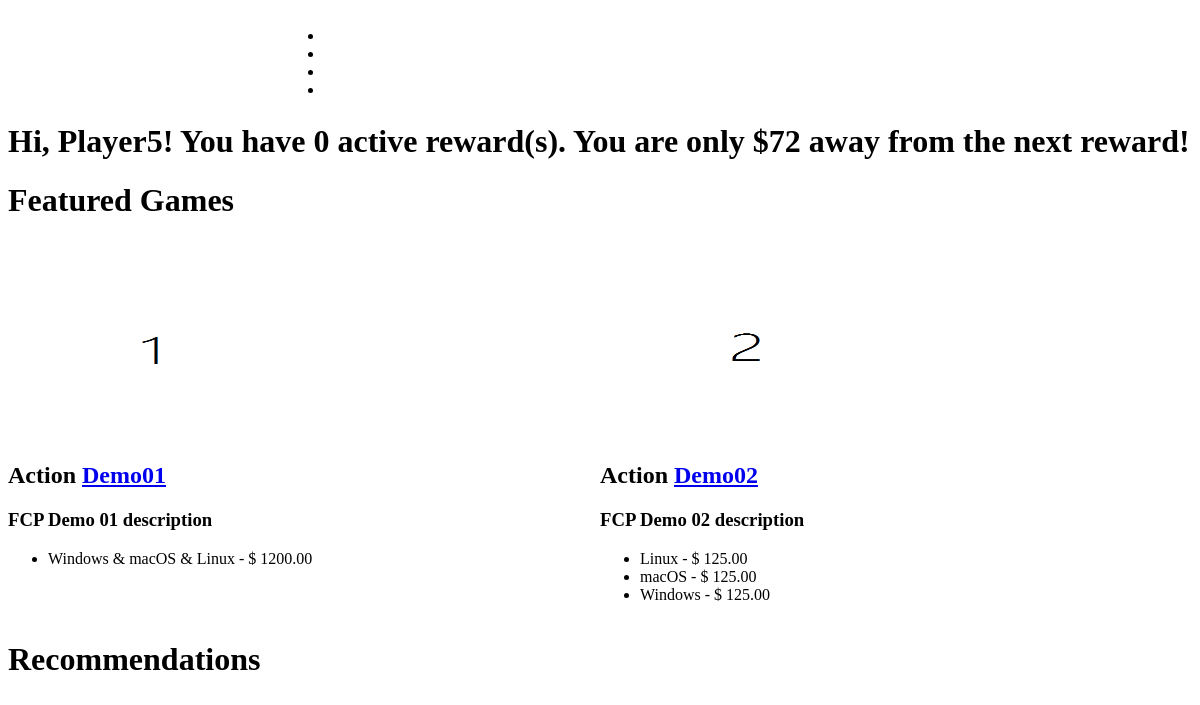
The app's page / (signed in), older data.
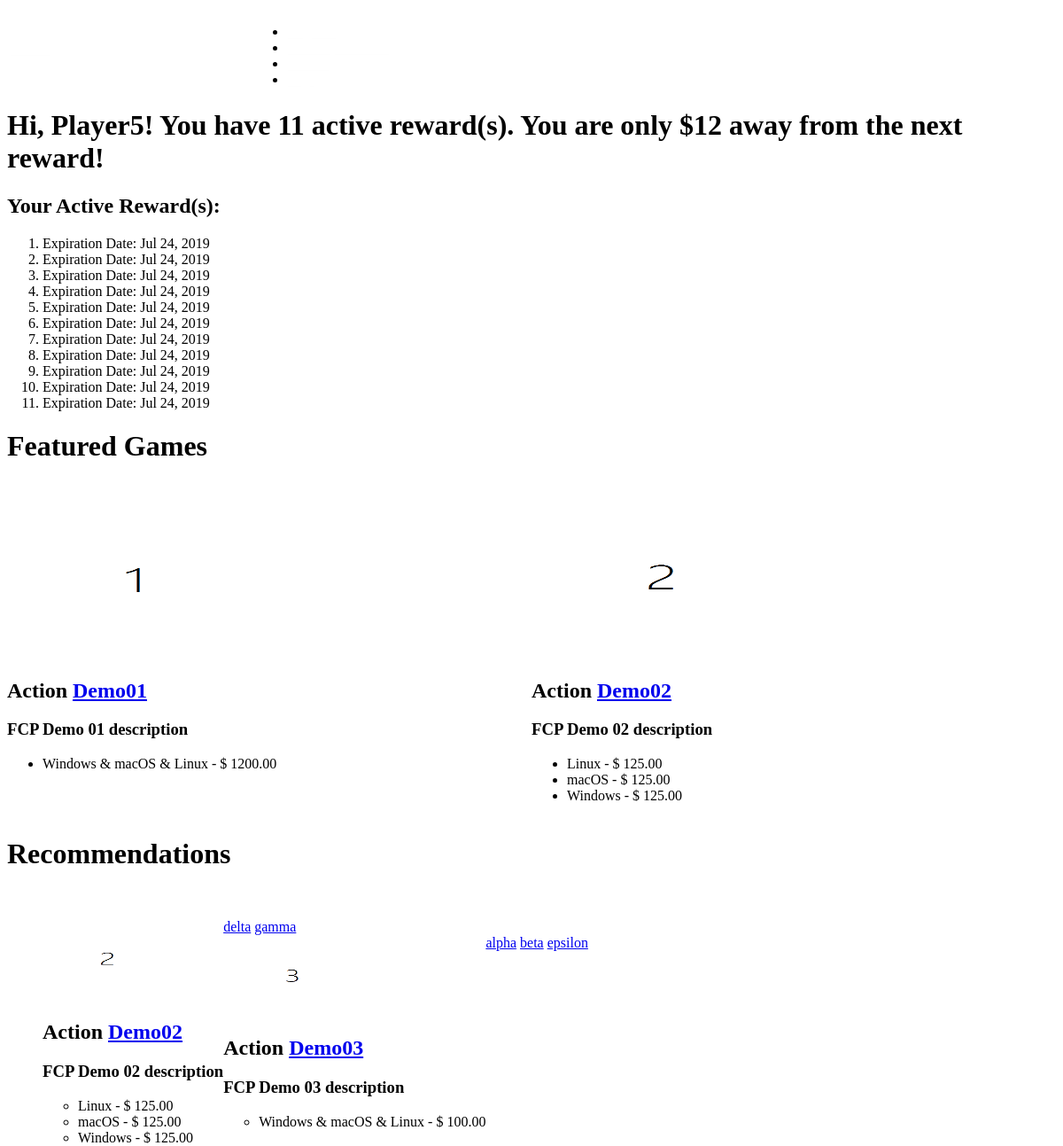
The same page, newer data.
### member/models.py (models this page shows, shortened)
class Member(models.Model):
    user = models.OneToOneField(User, on_delete=models.CASCADE, related_name='member')
    nickname = models.CharField(max_length=100)
    avatar = models.ImageField(upload_to='images/avatars', default='images/avatars/default.jpg')
    accumulated_spending = models.IntegerField(default=28)
    def get_rewards(self):
        return self.rewards.filter(expiration_date__gte=datetime.datetime.now()).order_by('expiration_date')

class Reward(models.Model):
    THRESHOLD = 100
    expiration_date = models.DateTimeField()
    member = models.ForeignKey(Member, on_delete = models.CASCADE, related_name='rewards')

### games/models.py (models this page shows, shortened)
class Game(models.Model):
	ACTION = 'AC'
	ADVENTURE = 'AD'
	RACING = 'RA'
	RPG = 'RP'
	SIMULATION = 'SI'
	SPORTS = 'SP'
	STRATEGY = 'ST'
	GALGAME = 'GG'
	GENRES = (
		(ACTION, 'Action'),
		(ADVENTURE, 'Adventure'),
		(RACING, 'Racing'),
		(RPG, 'RPG'),
		(SIMULATION, 'Simulation'),
		(SPORTS, 'Sports'),
		(STRATEGY, 'Strategy'),
		(GALGAME, 'GalGame')
	)
	genre = models.CharField(max_length=2, choices=GENRES)
	title = models.CharField(max_length=100, unique=True)
	description = models.CharField(max_length=100)
	detail = models.TextField()
	thumbnail = models.ImageField(upload_to='images/thumbnails')
	cover = models.ImageField(upload_to='images/covers')
	date_published = models.DateField(default = datetime.datetime.now, blank = True)

class Item(models.Model):
	LINUX = 'L'
	MACOS = 'M'
	WINDOWS = 'W'
	WINDOWSandMACOS = 'W&M'
	WINDOWSandLINUX = 'W&L'
	MACOSandLINUX = 'M&L'
	WINDOWSandMACOSandLINUX = 'W&M&L'
	PLATFORMS = (
		(LINUX, 'Linux'),
		(MACOS, 'macOS'),
		(WINDOWS, 'Windows'),
		(WINDOWSandMACOS, 'Windows & macOS'),
		(WINDOWSandLINUX, 'Windows & Linux'),
		(MACOSandLINUX, 'macOS & Linux'),
		(WINDOWSandMACOSandLINUX, 'Windows & macOS & Linux'),
	)
	platform = models.CharField(max_length=5, choices=PLATFORMS)
	game = models.ForeignKey(Game, on_delete=models.CASCADE, related_name='items')
	price = models.DecimalField(max_digits=10, decimal_places=2)
	class Meta:
		unique_together = ["game", "platform"]

### tags/models.py (models this page shows, shortened)
class Tag(models.Model):
	label = models.TextField(max_length=100)
	objects = TagManager()

### fume/views.py (the view)
# urls.py: url(r'^$', views.index),
def index(request):
    featured_games = [featured_game.game for featured_game in FeaturedGame.objects.all()]
    if request.user.is_authenticated:
        member = request.user.member
        context = {'recommendations':Recommender.make_recommendations(member), 'featured_games': featured_games, 'spending_needed': 100 - member.accumulated_spending}
    else:
        context = {'authenticated':False, 'featured_games': featured_games}
    return render(request, 'fume/index.html', context)

### purchase/models.py (called while the page is built)
    def get_purchase_records_of(self, member):
        return list(self.filter(member=member).order_by('-date_time'))

### tags/models.py (called while the page is built)
	def get_tags_of_game(self, game, order='Arbitrary'):
		tag_items = TagItem.objects.filter(game=game)
		tags = set()
		for tag_item in tag_items:
			tags.add(tag_item.tag)
		tags = list(tags)
		if (order == 'Lexicographical'):
			tags.sort(key=lambda tag: tag.label)
		return tags

### fume/templates/fume/index.html (shortened to what this page needs)
{% load static %}
<!doctype html>
<html>
  <head>
    <link href="//cdn.muicss.com/mui-0.9.15/css/mui.min.css" rel="stylesheet" type="text/css" />
    <link href="{% static "/fume/homepage.css" %}" rel = "stylesheet" type = "text/css"/>
      </head>
      <body>
      <header class="mui-appbar mui--z1">
      <div class="mui-container">
        <table width="100%">
          <tr class="mui--appbar-height">
            <td class="mui--text-title"><a style = “color:white;" href="/">FUME</a></td>
            <td align="left">
              <ul class="mui-list--inline mui--text-body2">
                {% if user.is_authenticated %}
                <li><a href="{% url 'member:logout' %}">Log Out</a></li>
                <li><a href="{% url 'games:purchased' %}">Games purchased</a></li>
                {% else %}
                <li><a href="{% url 'member:signup' %}">Sign Up</a></li>
                <li><a href="{% url 'member:login' %}">Log In</a></li>
                {% endif %}
                <li><a href="{% url 'games:genres' %}">Genres</a></li>
                <li><a href = "{% url 'tags:view_all_tags'%}">Tags</a></li>
              </ul>
            </td>
          </tr>
        </table>
      </div>
    </header>
    <div class="mui-container">
    <div  class = "mui-panel">
        {% if user.is_authenticated %}
            <h1>Hi, {{ user.member.nickname }}! You have {{ user.member.get_rewards.count }} active reward(s). You are only ${{ spending_needed }} away from the next reward!</h1>
            {% if user.member.get_rewards.count > 0 %}
                <h2>Your Active Reward(s):</h2>
                <ol>
                    {% for reward in user.member.get_rewards %}
                        <li>Expiration Date: {{ reward.expiration_date|date:"M d, Y" }}</li>
                    {% endfor %}
                </ol>
            {% endif %}
        {% else %}
        <h1>
        {% endif %}
    </div>
    <h1>Featured Games</h1>
    <br>
    <div class = "featured_games_div">
    {% for game in featured_games %}
    <div class = "featured_games_item mui-panel">
        <img src="{{ game.cover.url }}" height="180" width="320">
        <h2><b>{{ game.get_genre_display }}</b> <a href="{% url 'games:game' game.id %}">{{ game.title }}</a></h2>
        <h3>{{ game.description }}</h3>
        <ul>
            {% for item in game.items.all %}
                <li>{{ item.get_platform_display }} - $ {{ item.price }}</li>
            {% endfor %}
        </ul>
    </div>
    {% endfor %}
    </div>
<div class = "mui-panel recommendation">
{% if user.is_authenticated %}
    <h1>Recommendations</h1>
    <br>
	<ul>
    {% for game in recommendations %}
    <div class = "featured_games_item mui-panel">
        <div style = "float:left">
        <img src="{{ game.thumbnail.url }}" height="90" width="160">
        <h2><b>{{ game.get_genre_display }}</b> <a href="{% url 'games:game' game.id %}">{{ game.title }}</a></h2>
        <h3>{{ game.description }}</h3>
        <ul>
            {% for item in game.items.all %}
                <li>{{ item.get_platform_display }} - $ {{ item.price }}</li>
            {% endfor %}
        </ul>
        </div>
        <div>
        {% regroup game.tag_items.all|dictsort:'tag.label' by tag.label as tags %}
        {% for tag in tags %}
        <li class = "tagli" style = "display:inline">
            <a class="tagButton purchaseButton mui-btn mui-btn--primary mui-btn--raised" href="{% url 'tags:view_games_by_tag' tag.grouper %}">{{ tag.grouper }}</a></li>
        {% endfor %}
        </div>
    </div>
    {% endfor %}
	</ul>
{% endif %}
</div>
</body>

Row changes from the older to the newer data that the page shows:
added Reward: expiration_date "Jul 24, 2019"
added Reward: expiration_date "Jul 24, 2019"
added Reward: expiration_date "Jul 24, 2019"
added Reward: expiration_date "Jul 24, 2019"
added Reward: expiration_date "Jul 24, 2019"
added Reward: expiration_date "Jul 24, 2019"
added Reward: expiration_date "Jul 24, 2019"
added Reward: expiration_date "Jul 24, 2019"
added Reward: expiration_date "Jul 24, 2019"
added Reward: expiration_date "Jul 24, 2019"
added Reward: expiration_date "Jul 24, 2019"
now on one of the page's lists (row unchanged): Game: genre "Action", title "Demo02", description "FCP Demo 02 description"
computed for Game "Demo02": gains Item (platform "Linux", price "125.00"); gains Item (platform "macOS", price "125.00"); gains Item (platform "Windows", price "125.00")
now on this page (row unchanged): Tag: grouper "delta"
now on this page (row unchanged): Tag: grouper "gamma"
now on this page (row unchanged): Game: thumbnail (picture), genre "Action", title "Demo03", description "FCP Demo 03 description", shown under "Recommendations"
now on this page (row unchanged): Item: platform "Windows & macOS & Linux", price "100.00", shown under "Action"
now on this page (row unchanged): Tag: grouper "alpha"
now on this page (row unchanged): Tag: grouper "beta"
now on this page (row unchanged): Tag: grouper "epsilon"
Text that changed along with them:
{{ user.member.get_rewards.count }}: "0" → "11"
{{ spending_needed }}: "72" → "12"
text now shown: "Your Active Reward(s):"
